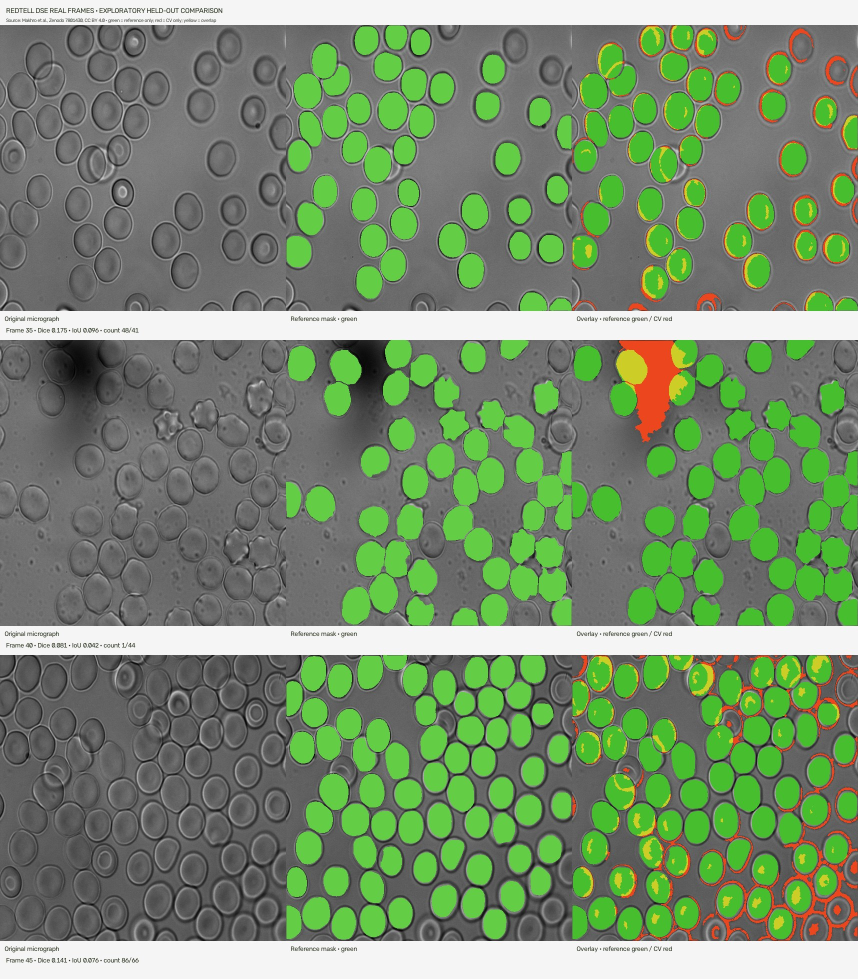
#> input picture web/assets/redtell_segmentation_examples.jpg, 1716 x 1958 px (shown at 1/2 size)
$ python -i web_app.py   (imports and definitions only)   (older library calls are emulated)
#> lines starting #> are read from the running program, lines starting #| are printed output that depends on the picture; after the words box and inside, x2 and y2 are one past the last pixel; in counts of white or black regions, pixels touching at a corner belong together
#> further down, picture is the input picture: shape (1958, 1716, 3); mean B, G, R 108.9, 140.3, 118.9
"""Local web interface and experimental image-analysis API for CellVision AI."""
import base64
import csv
from contextlib import contextmanager
import hashlib
import hmac
import io
import json
import math
import os
import secrets
import sqlite3
import zipfile
import urllib.parse
import urllib.request
import urllib.error
import re
from datetime import datetime
from http.server import BaseHTTPRequestHandler, ThreadingHTTPServer

import cv2
import numpy as np

ROOT = os.path.dirname(os.path.abspath(__file__))


# [19 lines left out: function load_local_secrets, not called in this run]


# [1 line not run here, left out]
WEB_ROOT = os.path.join(ROOT, "web")
DB_PATH = os.path.join(ROOT, "cellvision.db")
HOST, PORT = "127.0.0.1", 8765
SESSIONS = {}
MODEL_DIR = os.path.join(ROOT, "data", "models")
MODEL_PATH = os.path.join(MODEL_DIR, "rbc_linear_svm.npz")
MODEL_CLASSES_PATH = os.path.join(MODEL_DIR, "rbc_classes.json")
class LinearSVM:
    """Small one-vs-rest linear SVM trained with stochastic hinge-loss updates."""
    def __init__(self, weights, bias):
        self.weights = np.asarray(weights, dtype=np.float32)
        self.bias = np.asarray(bias, dtype=np.float32)

    # [99 lines left out: functions fit, predict, hog_descriptor, load_ai_model, image_screen, cbc_pattern, not called in this run]


AI_MODEL, AI_CLASSES = None, []


# [57 lines left out: functions db_connect, init_db, not called in this run]


def pwd_hash(password, salt):
    return hashlib.pbkdf2_hmac("sha256", password.encode(), salt.encode(), 240000).hex()


# [64 lines left out: functions png_data, png_mask_data, image_from_data, make_sample, not called in this run]


def clean_image(img):
    # Gentle median denoising, with side-by-side visualization returned to the UI.
    return cv2.medianBlur(img, 5)


# [31 lines left out: function image_quality, not called in this run]


def analyze(img, classify=True):
#> called with classify = True
    gray = cv2.cvtColor(img, cv2.COLOR_BGR2GRAY)
    smooth = cv2.GaussianBlur(gray, (5, 5), 0)
    _, threshold = cv2.threshold(smooth, 0, 255, cv2.THRESH_BINARY_INV + cv2.THRESH_OTSU)
#> threshold: shape (1958, 1716); 87.4% white; 293 black regions (183 under 20 px), largest, box (x1, y1, x2, y2) and area: (0, 1881, 1716, 1958) 127598, (0, 620, 1716, 681) 96907, (0, 1251, 1716, 1311) 96743
    opened = cv2.morphologyEx(threshold, cv2.MORPH_OPEN, np.ones((3, 3), np.uint8), iterations=1)
#> opened: shape (1958, 1716); 87.3% white; 207 black regions (107 under 20 px), largest, box (x1, y1, x2, y2) and area: (0, 1881, 1716, 1958) 128864, (0, 1251, 1716, 1345) 98720, (0, 620, 1716, 681) 98152
    distance = cv2.distanceTransform(opened, cv2.DIST_L2, 5)
    if distance.max() <= 0:
        return [], img.copy(), {}, np.zeros(gray.shape, dtype=np.uint8)
    _, foreground = cv2.threshold(distance, .31 * distance.max(), 255, cv2.THRESH_BINARY)
#> foreground: shape (1958, 1716) float32; 36.5% white; 9 white regions (2 under 20 px), largest, box (x1, y1, x2, y2) and area: (0, 768, 1716, 1164) 496009, (0, 1398, 1145, 1794) 415367, (0, 138, 1115, 534) 299617
    foreground = np.uint8(foreground)
    unknown = cv2.subtract(opened, foreground)
    _, markers = cv2.connectedComponents(foreground)
#> markers: shape (1958, 1716) int32; 10 distinct labels, from 0 to 9
    markers += 1
#> markers: shape (1958, 1716) int32; 10 distinct labels, from 1 to 10
    markers[unknown == 255] = 0
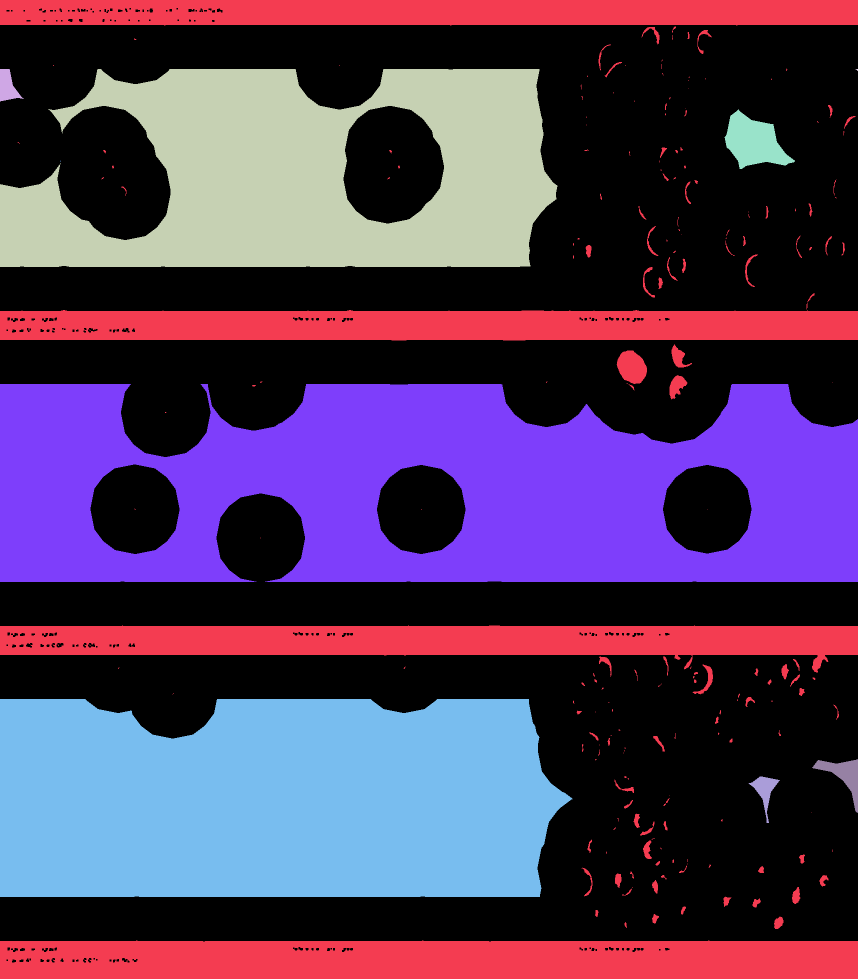
#> markers: shape (1958, 1716) int32 (shown at 1/2 size); 11 distinct labels, from 0 to 10; one colour per label, 0 black
    markers = cv2.watershed(img.copy(), markers)
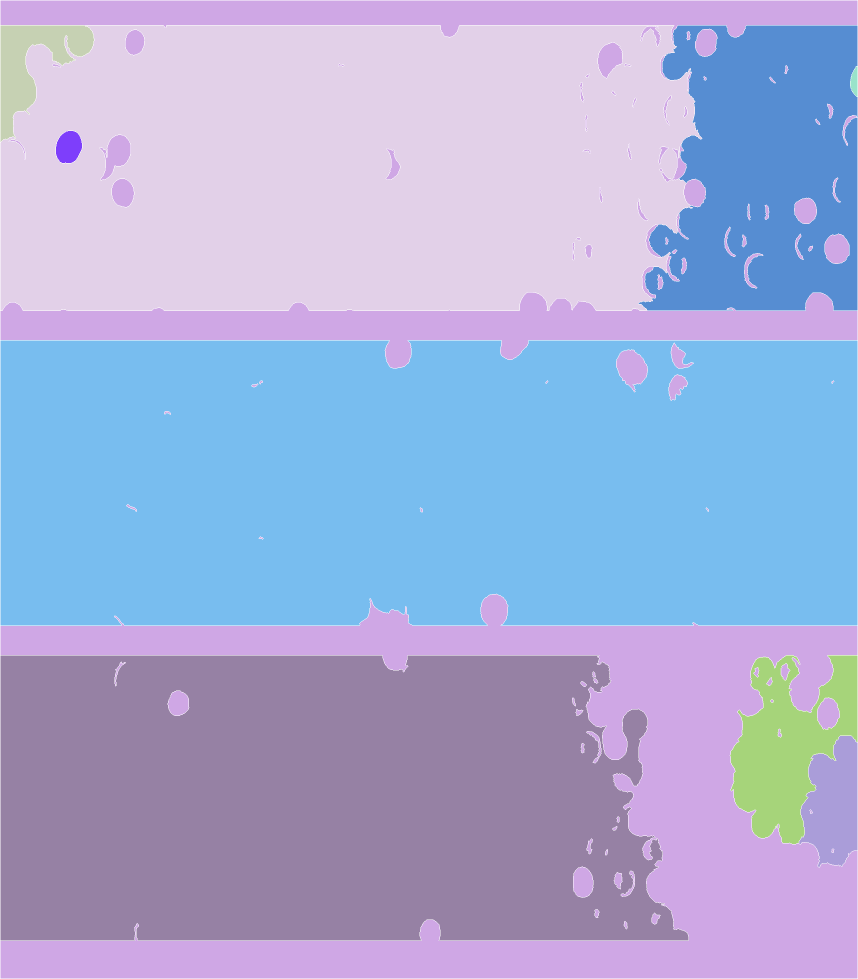
#> markers: shape (1958, 1716) int32 (shown at 1/2 size); 11 distinct labels, from -1 to 10; one colour per label, 0 black, -1 white
    rendered = img.copy()
    objects = []
    for label in np.unique(markers):
        if label <= 1:
            continue
        mask = np.uint8(markers == label)
        contours, _ = cv2.findContours(mask, cv2.RETR_EXTERNAL, cv2.CHAIN_APPROX_SIMPLE)
        if not contours:
            continue
        contour = max(contours, key=cv2.contourArea)
        area = float(cv2.contourArea(contour))
        if area < 90:
            continue
        moments = cv2.moments(contour)
        if moments["m00"] == 0:
            continue
        cx, cy = moments["m10"] / moments["m00"], moments["m01"] / moments["m00"]
        x, y, bw, bh = cv2.boundingRect(contour)
        perimeter = float(cv2.arcLength(contour, True))
        circularity = min(1.0, 4 * np.pi * area / (perimeter * perimeter)) if perimeter else 0
        ellipse_ecc = 0.0
        if len(contour) >= 5:
            try:
                (_, _), (a, b), _ = cv2.fitEllipse(contour)
                major, minor = max(a, b), max(1e-6, min(a, b))
                ellipse_ecc = float(np.sqrt(max(0.0, 1 - (minor / major) ** 2)))
            except cv2.error:
                pass
        roi = img[y:y + bh, x:x + bw]
        crop = img[y:y + bh, x:x + bw]
        predicted = None
        if classify and AI_MODEL is not None and crop.size:
            prediction = AI_MODEL.predict(hog_descriptor(crop).reshape(1, -1))
            predicted = AI_CLASSES[int(prediction[0, 0])] if 0 <= int(prediction[0, 0]) < len(AI_CLASSES) else None
        objects.append({"cell_number": len(objects) + 1, "area_px2": round(area, 2),
                        "centroid_x": round(cx, 2), "centroid_y": round(cy, 2),
                        "bbox_x": x, "bbox_y": y, "bbox_width": bw, "bbox_height": bh,
                        "diameter_px": round(2 * np.sqrt(area / np.pi), 2),
                        "aspect_ratio": round(bw / max(1, bh), 3),
                        "circularity": round(circularity, 3), "eccentricity": round(ellipse_ecc, 3),
                        "mean_bgr": [round(float(x), 1) for x in cv2.mean(roi)[:3]], "ai_class": predicted})
        cv2.drawContours(rendered, [contour], -1, (55, 210, 150), 2)
        cv2.circle(rendered, (int(cx), int(cy)), 3, (30, 50, 220), -1)
#> this loop made 11 passes
#> (area, cx, cy, x, y, bw, bh, perimeter) on passes 3 to 11: (18037, 64.38, 125.8, 1, 51, 187, 233, 1049.4), (737877.5, 685.4, 337, 1, 51, 1403, 570, 4838.3), (537.5, 1708.8, 163.6, 1701, 133, 14, 60, 131.4), (201850, 1529.8, 342.5, 1277, 51, 438, 570, 2960), (2562, 137.1, 294, 112, 262, 52, 64, 193.7), (964538.5, 857.3, 965.1, 1, 681, 1714, 570, 5091.5), (715541, 633.1, 1601.4, 1, 1311, 1376, 570, 4861), (21859.5, 1666.1, 1606.9, 1598, 1472, 117, 263, 825), (55161.5, 1578.3, 1486.1, 1460, 1311, 255, 377, 1801.9)
#> label on pass 1: -1
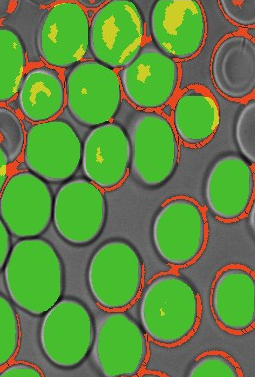
#> crop: shape (377, 255, 3); mean B, G, R 66.1, 139.1, 95.1
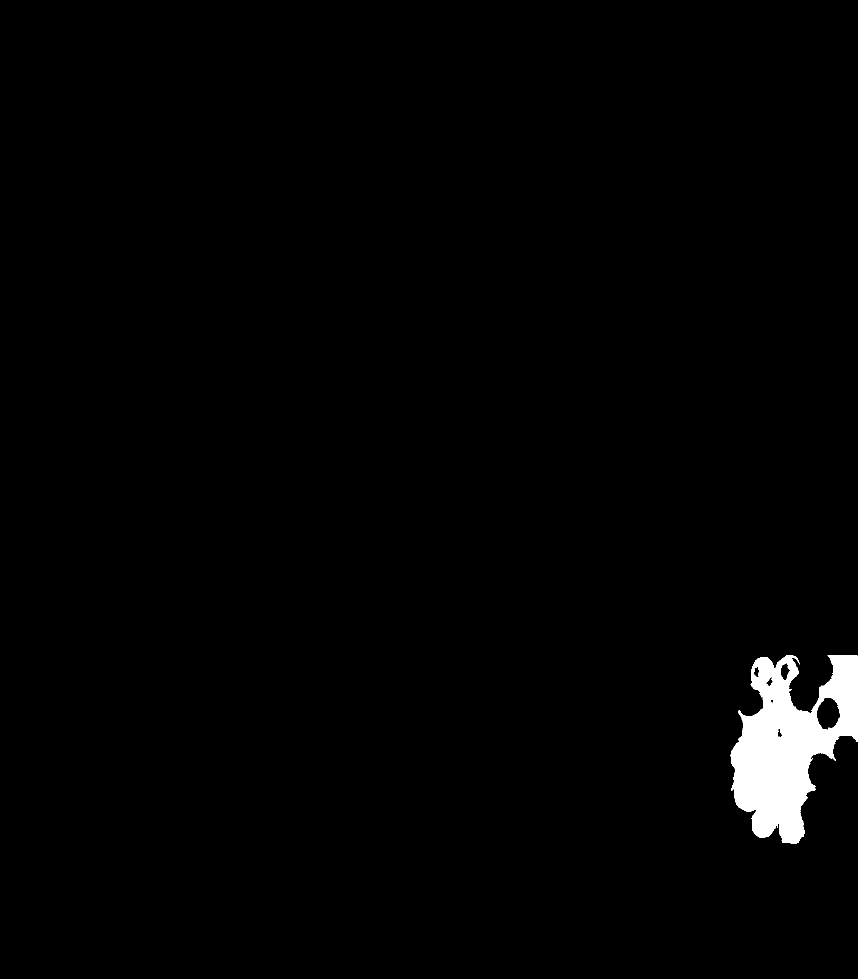
#> mask: shape (1958, 1716) (shown at 1/2 size); values 0 (black) and 1 (white), 1.6% white; 1 white region, box (x1, y1, x2, y2) and area: (1460, 1311, 1715, 1688) 52900
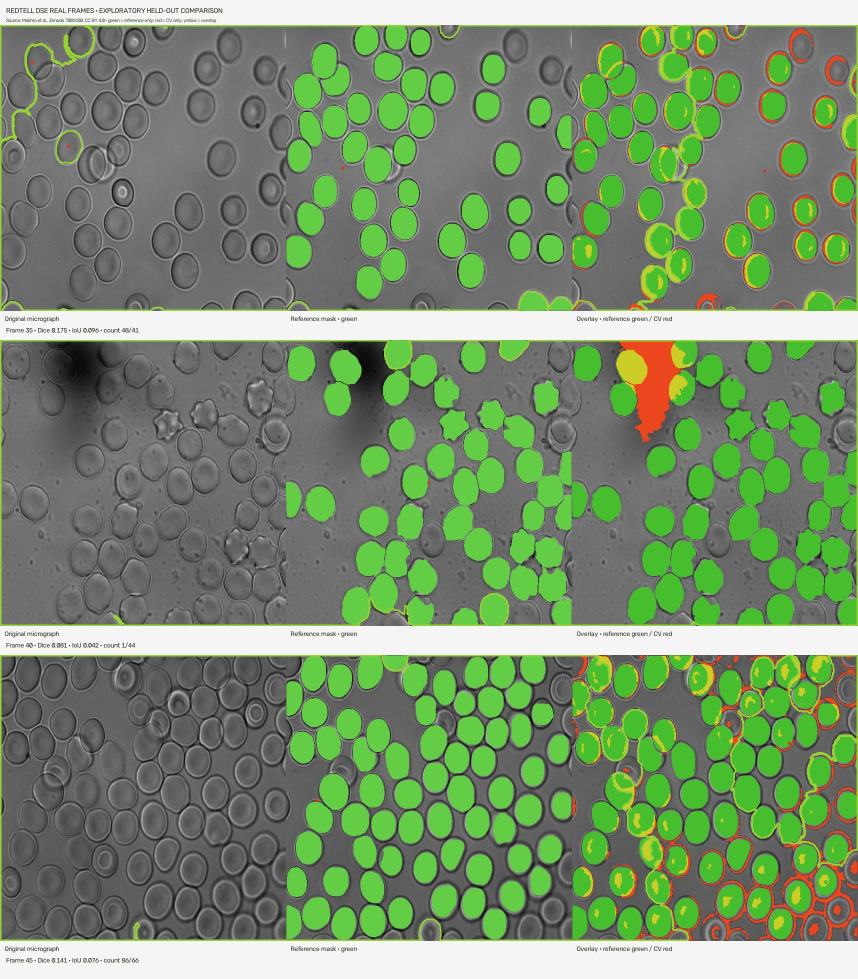
#> rendered: shape (1958, 1716, 3) (shown at 1/2 size); 1.92% of pixels changed, all inside (x1, y1, x2, y2) = (0, 50, 1716, 1882)
#> after the loop, objects = 9 items
    areas = np.asarray([o["area_px2"] for o in objects], dtype=float)
#> areas = [18037, 737877.5, 537.5, 201850, 2562, 964538.5, 715541, 21859.5, 55161.5]
    metrics = {}
    if len(areas):
        metrics = {"cell_count": len(objects), "mean_area": round(float(np.mean(areas)), 2),
                   "median_area": round(float(np.median(areas)), 2), "std_area": round(float(np.std(areas)), 2),
                   "cv_percent": round(float(np.std(areas) / np.mean(areas) * 100), 2),
                   "q1_area": round(float(np.percentile(areas, 25)), 2), "q3_area": round(float(np.percentile(areas, 75)), 2),
                   "mean_diameter": round(float(np.mean([o["diameter_px"] for o in objects])), 2),
                   "mean_circularity": round(float(np.mean([o["circularity"] for o in objects])), 3),
                   "mean_eccentricity": round(float(np.mean([o["eccentricity"] for o in objects])), 3)}
    rendered[markers == -1] = (20, 210, 255)
#> rendered: shape (1958, 1716, 3); 0.86% of pixels changed, all inside (x1, y1, x2, y2) = (0, 0, 1716, 1958)
    predicted_mask = np.uint8(markers > 1) * 255
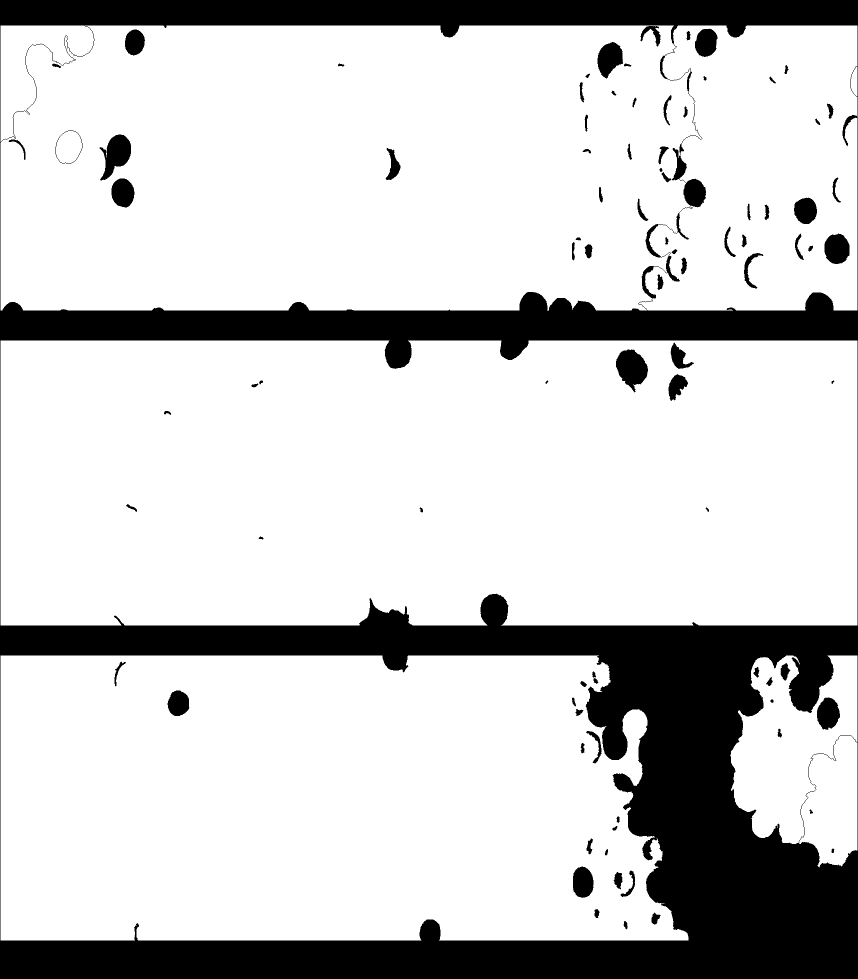
#> predicted_mask: shape (1958, 1716) (shown at 1/2 size); 79.9% white; 89 black regions, largest, box (x1, y1, x2, y2) and area: (0, 0, 1716, 1958) 634523, (1232, 699, 1296, 785) 3505, (199, 269, 262, 361) 3208
    return objects, rendered, metrics, predicted_mask


# [88 lines left out: functions assess_hb, parse_cbc_report, not called in this run]


HOSPITALS = [
    {"name": "Национальный центр онкологии и гематологии", "type": "Взрослым · профильная гематология", "address": "ул. Исы Ахунбаева, 92, корп. 8, Бишкек", "phone": "+996 312 576-134 · регистратура", "rating": "4.7 / 5 · 6 отзывов (YDoc); 3.2 / 5 · 57 оценок (2ГИС)", "rating_source": "YDoc обновлено 23.07.2026; 2ГИС проверено 26.09.2026", "maps": "https://2gis.kg/bishkek/search/Национальный%20центр%20онкологии%20и%20гематологии", "reviews": "https://ydoc.kg/bishkek/lpu/6520-nacionalnyy-centr-onkologii-i-gematologii/", "evidence": "В опубликованных отзывах есть опыт обращения по анемии; центр принимает взрослых. Оценки на сервисах заметно различаются. Сверьте телефон и маршрут при записи."},
    {"name": "Национальный центр охраны материнства и детства", "type": "Детям · отделение гематологии", "address": "ул. Ахунбаева, 190, Бишкек", "phone": "+996 312 49-23-69", "rating": "Оценка не подтверждена", "rating_source": "Публичный сопоставимый рейтинг не найден", "maps": "https://2gis.kg/bishkek/search/Национальный%20центр%20охраны%20материнства%20и%20детства", "reviews": "https://medik.kg/clinic/ncomid/gematolog/", "evidence": "У центра есть профильное детское гематологическое отделение; уточните приём и маршрут по телефону."},
    {"name": "Центр здоровья академика Раимжанова", "type": "Взрослым · амбулаторная гематология", "address": "мкр. Аламедин-1, ул. Загорская, 4, Бишкек", "phone": "+996 505 88-16-25", "rating": "4.6 / 5 · 122 отзыва (каталог); 3.4 / 5 · 4 отзыва (Яндекс)", "rating_source": "bi.kg и Яндекс Карты, проверено 26.09.2026", "maps": "https://2gis.kg/bishkek/search/Центр%20здоровья%20академика%20Раимжанова", "reviews": "https://czar.kg/services/hematology/", "evidence": "На сайте центра указаны консультации гематолога для взрослых, детей и беременных. Это амбулаторный центр; рейтинги каталогов расходятся."},
    {"name": "Bishkek Medical Clinic", "type": "Детям · амбулаторный детский гематолог", "address": "ул. Суеркулова, 1/4, Бишкек", "phone": "+996 312 51-18-30 · +996 550 51-18-30", "rating": "4.0 / 5 · 197 оценок", "rating_source": "2ГИС, карточка клиники", "maps": "https://2gis.kg/bishkek/firm/70000001046189413", "reviews": "https://2gis.kg/bishkek/firm/70000001046189413/tab/reviews", "evidence": "В каталоге указана услуга детского гематолога. Это амбулаторная клиника, не стационар; рейтинг относится ко всей клинике."},
]


class Handler(BaseHTTPRequestHandler):
    server_version = "CellVisionLocal/1.0"

    def log_message(self, fmt, *args):
        print("%s - %s" % (self.address_string(), fmt % args))

    # [364 lines left out: functions respond, body, user_id, require_user, do_GET, do_POST and 1 more, not called in this run]


# [5 lines not run here, left out]

>>> import cv2
>>> picture = cv2.imread('web/assets/redtell_segmentation_examples.jpg')
>>> result = analyze(picture)
